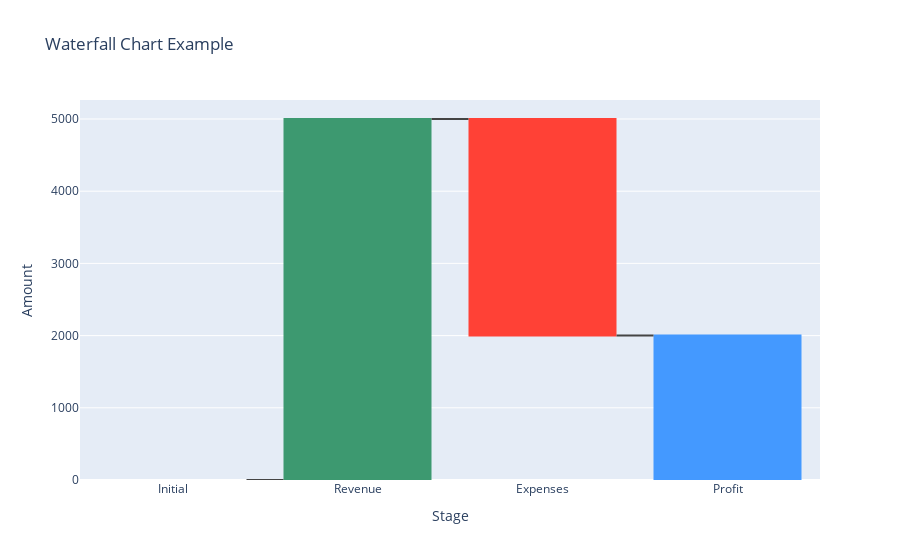

Here is the notebook cell this chart was saved with:
### Code cell
#3. Waterfall Plot

fig = go.Figure(go.Waterfall(
    x=["Initial", "Revenue", "Expenses", "Profit"],
    y=[0, 5000, -3000, 2000],
    measure=["relative", "relative", "relative", "total"]
))
fig.update_layout(title="Waterfall Chart Example", xaxis_title="Stage", yaxis_title="Amount")
fig.show()

### Figure 1 — Plotly figure (JSON) as saved in the notebook; plotly's stock layout.template omitted (floating-point values rounded to 4 significant figures)
{"data": [{"measure": ["relative", "relative", "relative", "total"], "type": "waterfall", "x": ["Initial", "Revenue", "Expenses", "Profit"], "y": [0, 5000, -3000, 2000]}], "layout": {"title": {"text": "Waterfall Chart Example"}, "xaxis": {"title": {"text": "Stage"}}, "yaxis": {"title": {"text": "Amount"}}}}
